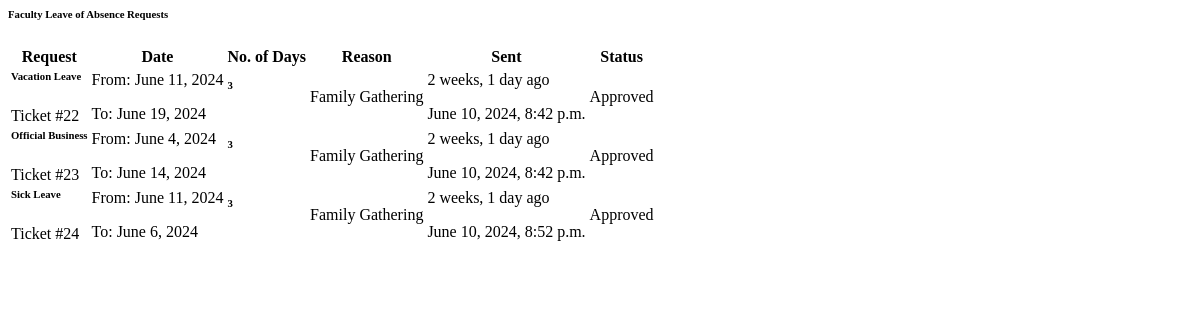
Before: /dean/requests/leave/approved/ (signed in) with the older database file.
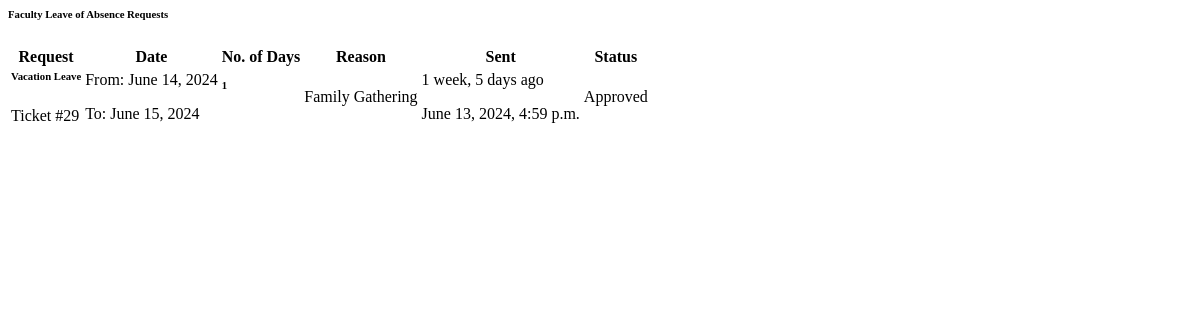
After: the same page with the newer database file.
### base/models.py (models this page shows, shortened)
class FacultyLeaveOfAbsence(models.Model):
    faculty = models.ForeignKey(Employee, on_delete=models.CASCADE)
    lengthOfService = models.CharField(max_length=50)
    department = models.ForeignKey(Department, on_delete=models.CASCADE)
    purposes_choices = (
        ('Sick Leave', 'Sick Leave'),
        ('Vacation Leave', 'Vacation Leave'),
        ('Official Business', 'Official Business'),
    )
    purpose = models.CharField(max_length=50, choices=purposes_choices)
    from_date = models.DateField()
    to_date = models.DateField()
    number_of_days = models.CharField(max_length=50)
    reason = models.TextField()
    is_there_substitute = models.BooleanField(default=False)
    name_of_substitute = models.CharField(max_length=50, null=True, blank=True)
    reason_for_substitute = models.TextField(null=True, blank=True)
    dean = models.ForeignKey(User, on_delete=models.CASCADE, null = True, blank = True, related_name='dean_fac')
    acad = models.ForeignKey(User, on_delete=models.CASCADE, null = True, blank = True, related_name='acad_fac')
    hr = models.ForeignKey(User, on_delete=models.CASCADE, null = True, blank = True, related_name='hr_fac')
    approved_by_dean = models.BooleanField(default=False)
    approved_by_ACAD = models.BooleanField(default=False)
    approved_by_HR = models.BooleanField(default=False)
    qr_code = models.ImageField(upload_to='qrcodes/', null=True, blank=True)
    date_requested = models.DateTimeField(auto_now_add=True)
    date_updated = models.DateTimeField(auto_now=True)  # Add this line
    STATUS_CHOICES = (
        ('Pending', 'Pending'),
        ('Approved', 'Approved'),
        ('Rejected', 'Rejected'),
    )
    status = models.CharField(max_length=50, choices=STATUS_CHOICES, default="Pending")

### base/decorators.py (the view)
        @login_required
        def wrapper(request, *args, **kwargs):
            user = request.user
            if not user.groups.filter(name=group_name).exists():
                if permitted_group_mappings:
                    for group in user.groups.all():
                        if group.name in permitted_group_mappings:
                            return redirect(permitted_group_mappings[group.name])
                return HttpResponseRedirect(request.META['HTTP_REFERER'])
            return view_func(request, *args, **kwargs)

### base/views.py (called while the page is built)
@login_required
@group_required('dean', permitted_group_mappings=permitted_group_mappings)
def dean_leave_approved(request):
  dean = request.user
  leaveRequest = FacultyLeaveOfAbsence.objects.filter(approved_by_dean = True, dean = dean)
  context = {
      'leaveRequest': leaveRequest,
  }
  return render(request, 'base/dean/leave_approved.html', context)

### base/templates/base/dean/leave_approved.html (shortened to what this page needs)
<div class="card mb-4">
    <div class="card-header pb-0">
        <h6>Faculty Leave of Absence Requests</h6>
    </div>
    <div class="card-body px-0 pt-0 pb-2">
    <div class="table-responsive p-3">
        <table class="table align-items-center mb-0" id="myTable_approved">
        <thead>
            <tr>
            <th class="text-uppercase text-secondary text-xs font-weight-bolder opacity-7 ps-2">Request</th>
            <th class="text-uppercase text-secondary text-xs font-weight-bolder opacity-7 ps-2">Date</th>
            <th class="text-uppercase text-center text-secondary text-xs font-weight-bolder opacity-7 ps-2">No. of Days</th>
            <th class="text-uppercase text-secondary text-xs font-weight-bolder opacity-7 ps-2">Reason</th>
            <th class="text-uppercase text-secondary text-xs font-weight-bolder opacity-7 ps-2">Sent</th>
            <th class="text-uppercase text-center text-secondary text-xs font-weight-bolder opacity-7 ps-2">Status</th>
            <th class="text-uppercase text-center text-secondary text-xs font-weight-bolder opacity-7 ps-2"></th>
            </tr>
        </thead>
        <tbody>
            {% for ip in leaveRequest %}
            <tr>
            <td>
                <div class="d-flex flex-column justify-content-center">
                    <h6 class="mb-0 text-md">{{ ip.purpose }}</h6>
                    <p class="text-md text-secondary mb-0">Ticket #{{ip.id}}</p>
                </div>
            </td>
            <td>
                <div class="d-flex flex-column justify-content-center">
                <p class="text-md text-secondary mb-0">From: {{ ip.from_date }}</p>
                <p class="text-md text-secondary mb-0">To: {{ ip.to_date }}</p>
                </div>
            </td>
            <td class="text-center">
                <h6 class="mb-0 text-md">{{ip.number_of_days}}</h6>
            </td>
            <td>
            <p class="text-xs text-secondary mb-0">{{ip.reason}}</p>
            </td>
            <td>
                <p class="text-md font-weight-bold mb-0">{{ip.date_requested|timesince}} ago</p>
                <p class="text-md text-secondary mb-0">{{ip.date_requested}}</p>
            </td>
            <td class="align-middle text-center text-md">
            {% if ip.approved_by_dean %}
                <span class="badge bg-gradient-success">Approved</span>
                {% else %}
                <span class="badge bg-gradient-warning">Pending</span>
            {% endif %}
            </td>
            <td class="text-md align-middle text-center">
            </td>
            </tr>
            {% endfor %}
        </tbody>
        </table>
    </div>
    </div>
</div>

Changed rows visible on the page:
removed FacultyLeaveOfAbsence: purpose "Vacation Leave", id "22", from_date "June 11, 2024", to_date "June 19, 2024", number_of_days "3", reason "Family Gathering", date_requested "2 weeks, 1 day", date_requested "June 10, 2024, 8:42 p.m.", approved_by_dean "Approved"
removed FacultyLeaveOfAbsence: purpose "Official Business", id "23", from_date "June 4, 2024", to_date "June 14, 2024", number_of_days "3", reason "Family Gathering", date_requested "2 weeks, 1 day", date_requested "June 10, 2024, 8:42 p.m.", approved_by_dean "Approved"
removed FacultyLeaveOfAbsence: purpose "Sick Leave", id "24", from_date "June 11, 2024", to_date "June 6, 2024", number_of_days "3", reason "Family Gathering", date_requested "2 weeks, 1 day", date_requested "June 10, 2024, 8:52 p.m.", approved_by_dean "Approved"
added FacultyLeaveOfAbsence: purpose "Vacation Leave", id "29", from_date "June 14, 2024", to_date "June 15, 2024", number_of_days "1", reason "Family Gathering", date_requested "1 week, 5 days", date_requested "June 13, 2024, 4:59 p.m.", approved_by_dean "Approved"
